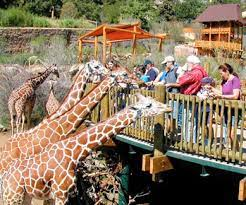
#> input picture Project01/img/sample01.jpg, 246 x 205 px
$ jupyter execute --allow-errors Estimating_Length.ipynb   (older library calls are emulated)
#> lines starting #> are read from the running program, lines starting #| are printed output that depends on the picture; after the words box and inside, x2 and y2 are one past the last pixel; in counts of white or black regions, pixels touching at a corner belong together
## 필요한 Module DownLoad

## 필요한 Library Import

[cell 1]
from scipy.spatial import distance as dist

[cell 2]
from imutils import perspective

[cell 3]
from imutils import contours

[cell 4]
import numpy as np

[cell 5]
import argparse

[cell 6]
import imutils

[cell 7]
import cv2

## midpoint 함수 생성

[cell 8]
def midpoint(ptA,ptB):
    return ((ptA[0]+ptB[0])*0.5,(ptA[1]+ptB[1])*0.5)

## Construct the argument parse and parse the arguments

[cell 9]
ap = argparse.ArgumentParser()
ap.add_argument("-i", "--image", required=True,help="path to the input image")
ap.add_argument("-w", "--width", type=float, required=True,help="width of the left-most object in the image (in inches)")
args = vars(ap.parse_args)

## Image Load

[cell 10]
image = cv2.imread("./img/sample01.jpg")
#> image is the input picture: shape (205, 246, 3); mean B, G, R 97.1, 119.8, 138.9
image = cv2.resize(image, None, fx=3, fy=3)
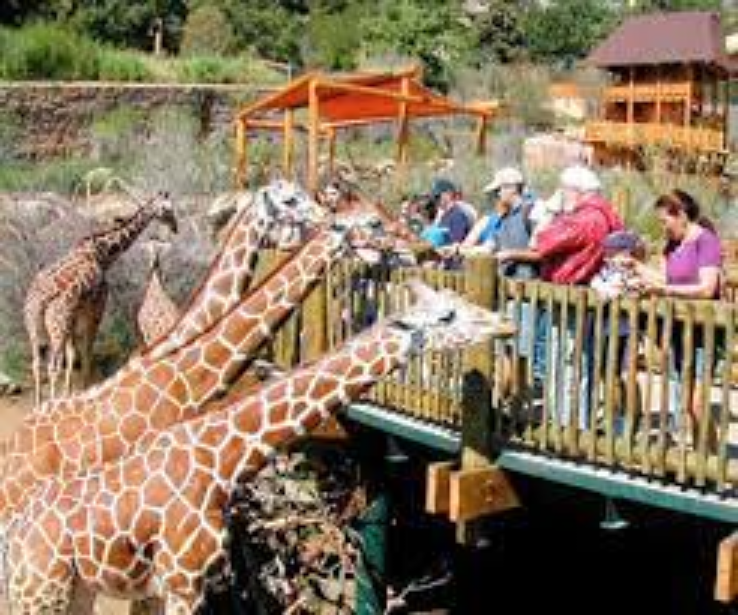
#> image: shape (615, 738, 3); mean B, G, R 97, 119.7, 138.9
gray = cv2.cvtColor(image, cv2.COLOR_BGR2GRAY)
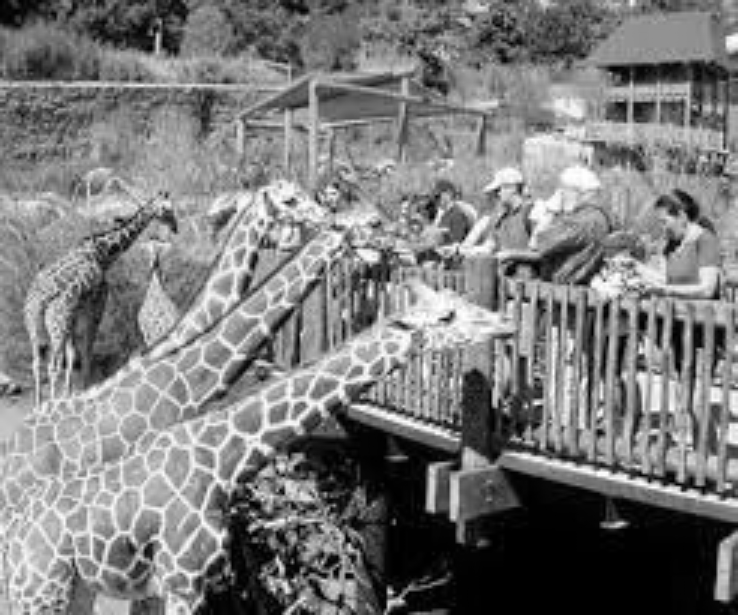
#> gray: shape (615, 738); min 0, max 255, mean 122.8
gray = cv2.GaussianBlur(gray, (7, 7), 0)

## 가장자리 찾기

[cell 11]
edged = cv2.Canny(gray, 50, 100)
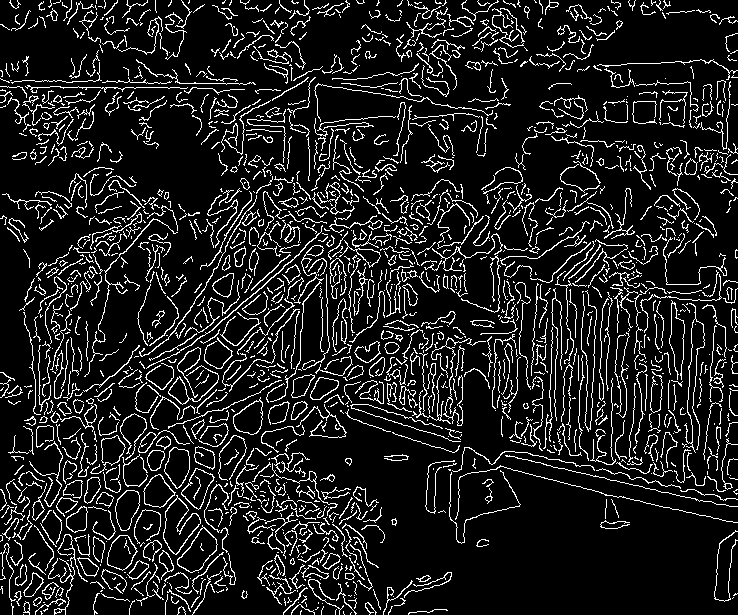
#> edged: shape (615, 738); 12% white in thin lines or dots
edged = cv2.dilate(edged, None, iterations=1)
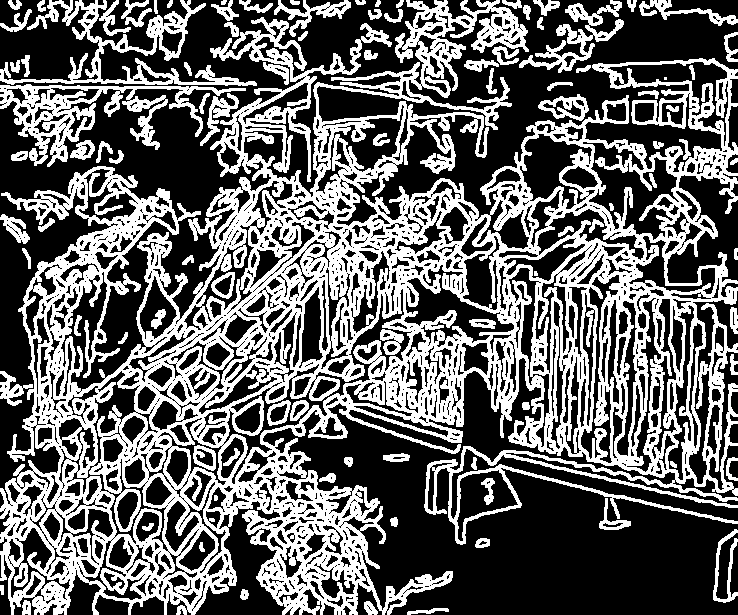
#> edged: shape (615, 738); 39.6% white; 98 white regions (2 under 20 px), largest, box (x1, y1, x2, y2) and area: (0, 0, 738, 615) 153494, (0, 84, 246, 167) 5502, (0, 0, 257, 86) 4611
edged = cv2.erode(edged, None, iterations=1)
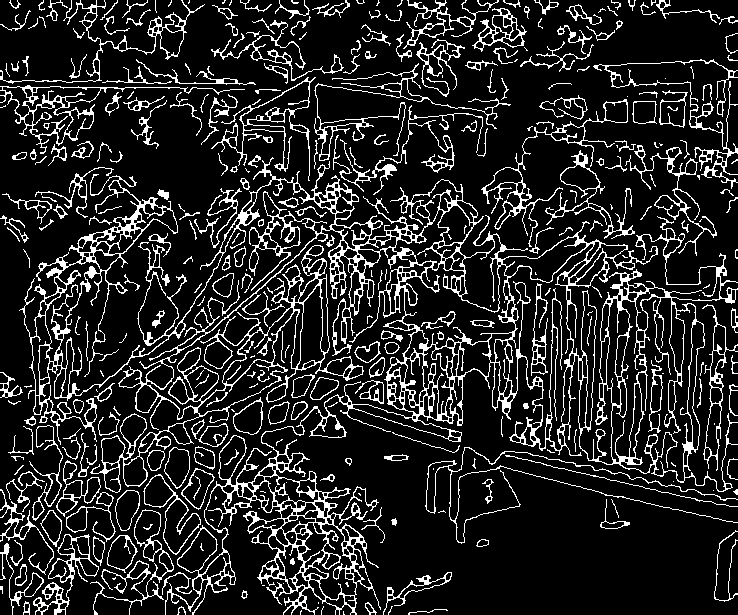
#> edged: shape (615, 738); 14.9% white in thin lines or dots

## find contours in the edge map

[cell 12]
cnts = cv2.findContours(edged.copy(), cv2.RETR_EXTERNAL,
    cv2.CHAIN_APPROX_SIMPLE)
#> cnts = 299 contours, 173 with area under 20; largest, box (x1, y1, x2, y2) and area: (19, 157, 738, 615) 95550, (0, 85, 245, 154) 3394, (211, 77, 316, 181) 1910, (481, 99, 628, 247) 1898, (143, 474, 201, 555) 1820
cnts = imutils.grab_contours(cnts)

[cell 13]
cnts
#> Out has the same summary as cnts

[cell 14]
(cnts, _) = contours.sort_contours(cnts)
pixelsPerMetric = None

[cell 15]
# loop over the contours individually
for c in cnts:
    # if the contour is not sufficiently large, ignore it
    if cv2.contourArea(c) < 100:
        continue
    # compute the rotated bounding box of the contour
    orig = image.copy()
    box = cv2.minAreaRect(c)
    print(box)
    box = cv2.cv.BoxPoints(box) if imutils.is_cv2() else cv2.boxPoints(box)
    print(box)
    box = np.array(box, dtype="int")
    print(box)
    # order the points in the contour such that they appear
    # in top-left, top-right, bottom-right, and bottom-left
    # order, then draw the outline of the rotated bounding
    # box
    box = perspective.order_points(box)
    print(box.dtype)
    cv2.drawContours(orig, [box.astype("int")], -1, (0, 255, 0), 2)
    print(box)
    # loop over the original points and draw them
    for (x, y) in box:
        cv2.circle(orig, (int(x), int(y)), 5, (0, 0, 255), -1)
    # unpack the ordered bounding box, then compute the midpoint
    # between the top-left and top-right coordinates, followed by
    # the midpoint between bottom-left and bottom-right coordinates
    (tl, tr, br, bl) = box
    (tltrX, tltrY) = midpoint(tl, tr)
    (blbrX, blbrY) = midpoint(bl, br)
    # compute the midpoint between the top-left and top-right points,
    # followed by the midpoint between the top-righ and bottom-right
    (tlblX, tlblY) = midpoint(tl, bl)
    (trbrX, trbrY) = midpoint(tr, br)
    # draw the midpoints on the image
    cv2.circle(orig, (int(tltrX), int(tltrY)), 5, (255, 0, 0), -1)
    cv2.circle(orig, (int(blbrX), int(blbrY)), 5, (255, 0, 0), -1)
    cv2.circle(orig, (int(tlblX), int(tlblY)), 5, (255, 0, 0), -1)
    cv2.circle(orig, (int(trbrX), int(trbrY)), 5, (255, 0, 0), -1)
    # draw lines between the midpoints
    cv2.line(orig, (int(tltrX), int(tltrY)), (int(blbrX), int(blbrY)),(255, 0, 255), 2)
    cv2.line(orig, (int(tlblX), int(tlblY)), (int(trbrX), int(trbrY)),(255, 0, 255), 2)
    # compute the Euclidean distance between the midpoints
    dA = dist.euclidean((tltrX, tltrY), (blbrX, blbrY))
    dB = dist.euclidean((tlblX, tlblY), (trbrX, trbrY))
    # if the pixels per metric has not been initialized, then
    # compute it as the ratio of pixels to supplied metric
    # (in this case, inches)
    if pixelsPerMetric is None:
        pixelsPerMetric = dB / 3
    # compute the size of the object
    dimA = dA / pixelsPerMetric
    dimB = dB / pixelsPerMetric
    # draw the object sizes on the image
    cv2.putText(orig, "{:.1f}in".format(dimA),(int(tltrX - 15), int(tltrY - 10)), cv2.FONT_HERSHEY_SIMPLEX,0.65, (0, 0, 0), 2)
    cv2.putText(orig, "{:.1f}in".format(dimB),(int(trbrX + 10), int(trbrY)), cv2.FONT_HERSHEY_SIMPLEX,0.65, (0, 0, 0), 2)
    # show the output image
    cv2.imshow("Image", orig)
    cv2.waitKey(0)
#> this loop made 299 passes
#> (tl, tr, br, bl, tltrX, tltrY, blbrX, blbrY) on pass 2: ([6, 542], [46, 582], [13, 615], [-26, 575], 26, 562, -6.5, 595)
#> (tl, tr, br, bl, tltrX, tltrY, blbrX, blbrY) on passes 3, 4, 7, 9, 10, 22: ([0, 488], [69, 541], [44, 574], [-25, 522], 34.5, 514.5, 9.5, 548), ([0, 372], [22, 372], [22, 397], [0, 397], 11, 372, 11, 397), ([0, 84], [244, 87], [243, 155], [0, 152], 122, 85.5, 121.5, 153.5), ([-1, 1], [203, -2], [205, 79], [0, 83], 101, -0.5, 102.5, 81), ([13, 177], [52, 205], [40, 223], [0, 196], 32.5, 191, 20, 209.5), ([15, 564], [26, 564], [26, 585], [15, 585], 20.5, 564, 20.5, 585)
#> (printed output is left out)
#> pass 2, `cv2.imshow("Image", orig)`:
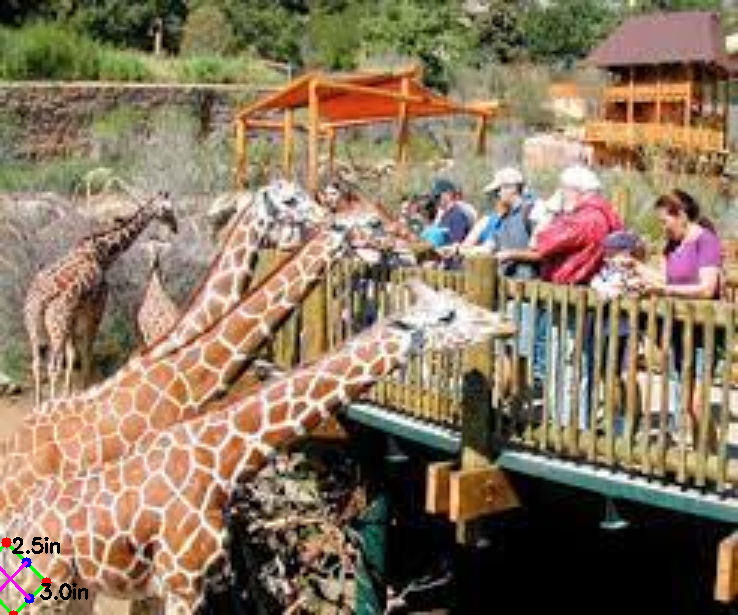
#> window 'Image': shape (615, 738, 3); mean B, G, R 96.7, 119.2, 138.4
#> after the loop, pixelsPerMetric = 18.74

$ run again, with Project01/img/sample03.jpg copied over Project01/img/sample01.jpg
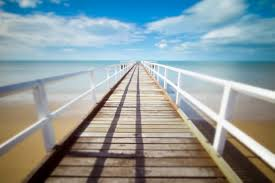
#> input picture Project01/img/sample03.jpg, 275 x 183 px
#> image is the input picture: shape (183, 275, 3); mean B, G, R 158.4, 155.8, 141.3
#> image: shape (549, 825, 3)
#> `edged = cv2.erode(edged, None, iterations=1)`:
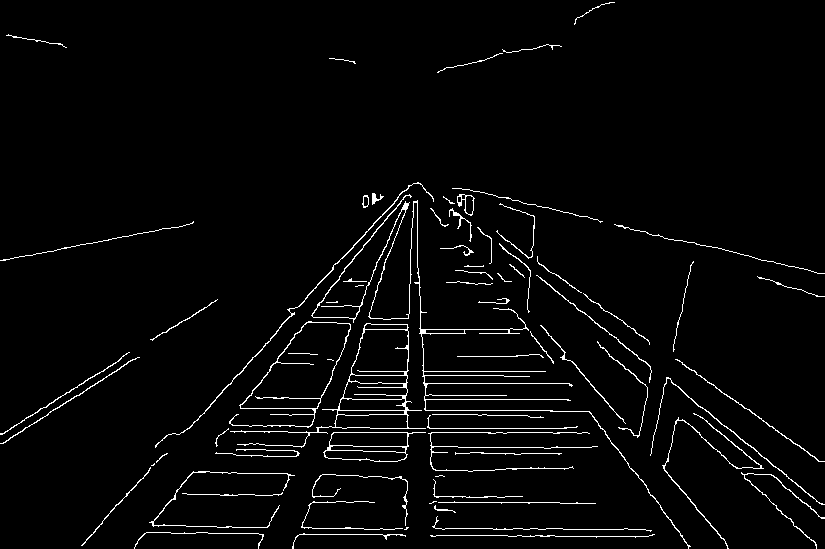
#> edged: shape (549, 825); 2.9% white in thin lines or dots
#> cnts = 71 contours, 43 with area under 20; largest, box (x1, y1, x2, y2) and area: (230, 323, 426, 448) 6038, (229, 321, 351, 428) 5450, (323, 432, 426, 462) 2166, (311, 194, 691, 549) 509, (155, 182, 434, 448) 210
#> Out has the same summary as cnts
#> the loop `for c in cnts:` made 71 passes
#> (tl, tr, br, bl, tltrX, tltrY, blbrX, blbrY) on pass 10: ([141, 432], [415, 178], [435, 199], [161, 453], 278, 305, 298, 326)
#> (printed output is left out)
#> after the loop `for c in cnts:`:
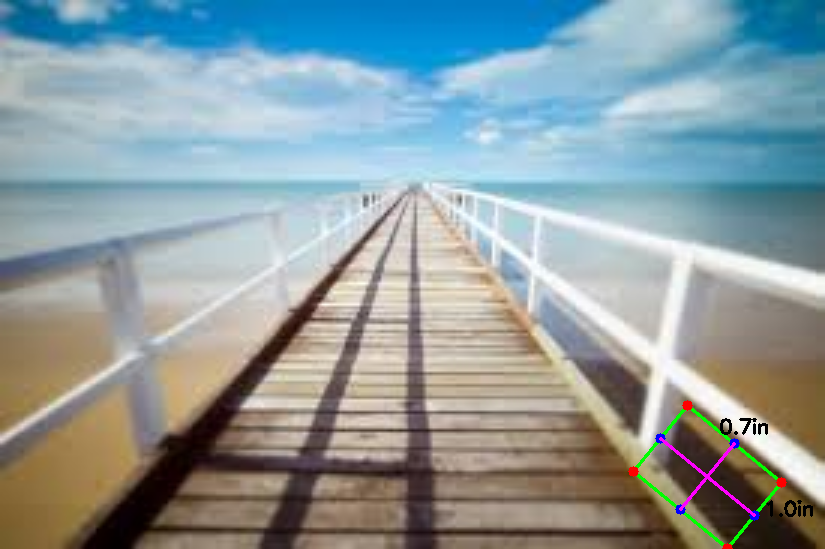
#> orig: shape (549, 825, 3); mean B, G, R 158.3, 155.6, 141
#> after the loop `for c in cnts:`: pixelsPerMetric = 124.5
